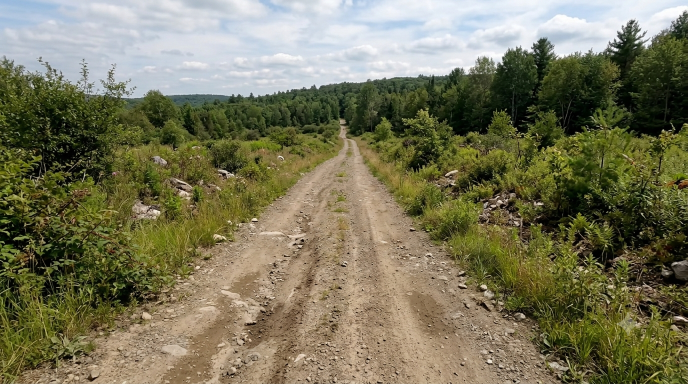
#> input picture input/dynamic_sequence/frame_01_clear.png, 1376 x 768 px (shown at 1/2 size)
$ python scene_change.py
#> lines starting #> are read from the running program, lines starting #| are printed output that depends on the picture; after the words box and inside, x2 and y2 are one past the last pixel; in counts of white or black regions, pixels touching at a corner belong together
#> further down, frame1 is the input picture: shape (768, 1376, 3); mean B, G, R 89.8, 117.4, 120.4
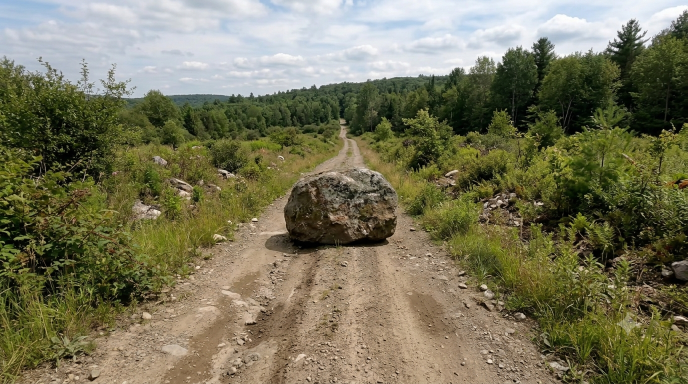
#> input picture input/dynamic_sequence/frame_02_blocked.png, 1376 x 768 px (shown at 1/2 size)
#> further down, frame2 is the input picture: shape (768, 1376, 3); mean B, G, R 88.9, 115.9, 119
import cv2
import numpy as np


class SceneChangeDetector:
    """
    Detect newly appearing obstacles between two
    consecutive camera frames.

    The previous frame is first aligned to the
    current frame so that small camera/image
    differences do not appear as obstacles.
    """

    def __init__(
        self,
        diff_threshold=25,
        min_area=500,
    ):
        self.diff_threshold = diff_threshold
        self.min_area = min_area

    # ========================================================
    # ALIGN PREVIOUS FRAME TO CURRENT FRAME
    # ========================================================

    def _align_frames(
        self,
        previous_frame,
        current_frame
    ):
        """
        Use ORB feature matching + homography to align
        the previous frame with the current frame.
        """

        previous_gray = cv2.cvtColor(
            previous_frame,
            cv2.COLOR_BGR2GRAY
        )
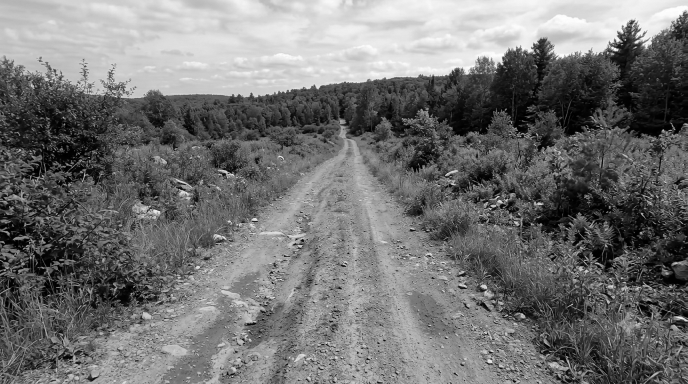
#> previous_gray: shape (768, 1376) (shown at 1/2 size); min 0, max 255, mean 115.1

        current_gray = cv2.cvtColor(
            current_frame,
            cv2.COLOR_BGR2GRAY
        )
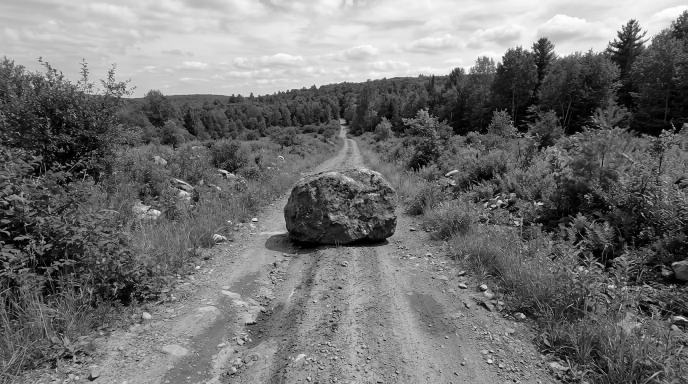
#> current_gray: shape (768, 1376) (shown at 1/2 size); min 0, max 255, mean 113.7

        orb = cv2.ORB_create(
            nfeatures=3000
        )

        kp1, des1 = orb.detectAndCompute(
            previous_gray,
            None
        )
#> kp1 = 3000 keypoints; strongest (x, y, size): (981, 418, 31), (543, 544, 31), (971, 666, 31), (1235, 98, 37.2)

        kp2, des2 = orb.detectAndCompute(
            current_gray,
            None
        )
#> kp2 = 3000 keypoints; strongest (x, y, size): (982, 417, 31), (1073, 405, 31), (543, 544, 31), (1235, 97, 31)

        if des1 is None or des2 is None:
            return previous_frame

        matcher = cv2.BFMatcher(
            cv2.NORM_HAMMING
        )

        matches = matcher.knnMatch(
            des1,
            des2,
            k=2
        )
#> matches = 3000 matches

        good_matches = []

        for pair in matches:

            if len(pair) != 2:
                continue

            m, n = pair

            if m.distance < 0.70 * n.distance:
                good_matches.append(m)
#> after the loop, good_matches = 1476 matches

        if len(good_matches) < 10:
            return previous_frame

        src_points = np.float32(
            [
                kp1[m.queryIdx].pt
                for m in good_matches
            ]
        ).reshape(-1, 1, 2)
#> src_points = 1476 rows, first 8: [160, 577], [244, 178], [974, 439], [1212, 490], [1049, 272], [1032, 256], [1029, 443], [1113, 117]

        dst_points = np.float32(
            [
                kp2[m.trainIdx].pt
                for m in good_matches
            ]
        ).reshape(-1, 1, 2)
#> dst_points = 1476 rows, first 8: [161, 577], [244, 178], [974, 439], [1213.2, 492], [1050, 272], [1033, 256], [1029, 443], [1113, 116]

        homography, inlier_mask = (
            cv2.findHomography(
                src_points,
                dst_points,
                cv2.RANSAC,
                5.0
            )
        )
#> homography = [[0.999, 0.000538, 0.544], [-0.000507, 1, 0.156], [-9.65e-07, 3.85e-07, 1]]; inlier_mask = 1476 values, max 1 at index 0, min 0 at index 1212, mean 0.999

        if homography is None:
            return previous_frame

        height, width = current_frame.shape[:2]
#> height = 768; width = 1376

        aligned = cv2.warpPerspective(
            previous_frame,
            homography,
            (width, height)
        )

        return aligned

    # ========================================================
    # DETECT NEW OBSTACLES
    # ========================================================

    def detect(
        self,
        previous_frame,
        current_frame
    ):

        if previous_frame is None:
            return []

        if current_frame is None:
            return []

        # ----------------------------------------------------
        # Make dimensions identical
        # ----------------------------------------------------

        if (
            previous_frame.shape[:2]
            != current_frame.shape[:2]
        ):

            previous_frame = cv2.resize(
                previous_frame,
                (
                    current_frame.shape[1],
                    current_frame.shape[0]
                )
            )

        # ----------------------------------------------------
        # Align frames
        # ----------------------------------------------------

        aligned_previous = (
            self._align_frames(
                previous_frame,
                current_frame
            )
        )

        previous_gray = cv2.cvtColor(
            aligned_previous,
            cv2.COLOR_BGR2GRAY
        )

        current_gray = cv2.cvtColor(
            current_frame,
            cv2.COLOR_BGR2GRAY
        )

        # ----------------------------------------------------
        # Calculate frame difference
        # ----------------------------------------------------

        difference = cv2.absdiff(
            previous_gray,
            current_gray
        )
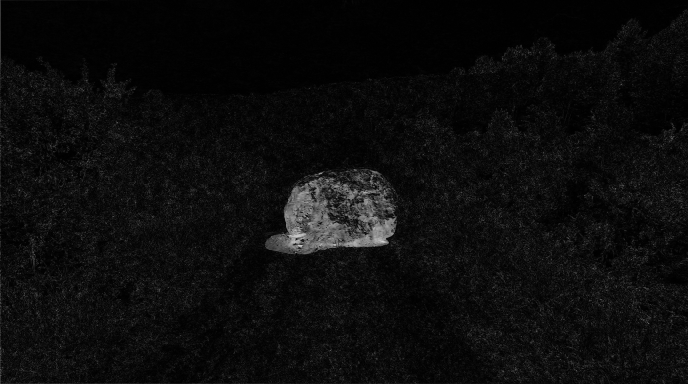
#> difference: shape (768, 1376) (shown at 1/2 size); min 0, max 226, mean 12.5

        difference = cv2.GaussianBlur(
            difference,
            (9, 9),
            0
        )

        _, binary = cv2.threshold(
            difference,
            self.diff_threshold,
            255,
            cv2.THRESH_BINARY
        )
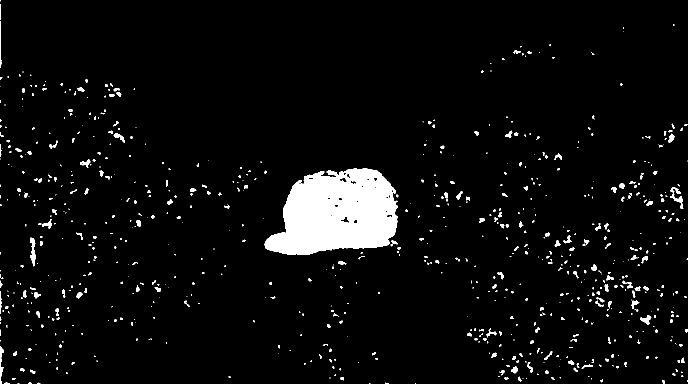
#> binary: shape (768, 1376) (shown at 1/2 size); 4.7% white; 784 white regions (527 under 20 px), largest, box (x1, y1, x2, y2) and area: (529, 337, 796, 510) 33280, (60, 475, 71, 533) 362, (0, 692, 8, 768) 275

        # ----------------------------------------------------
        # Restrict to forward driving region
        # ----------------------------------------------------

        height, width = binary.shape
#> height = 768; width = 1376

        roi_mask = np.zeros_like(
            binary
        )

        polygon = np.array(
            [[
                int(width * 0.30),
                int(height * 0.18)
            ], [
                int(width * 0.70),
                int(height * 0.18)
            ], [
                int(width * 0.92),
                int(height * 0.96)
            ], [
                int(width * 0.08),
                int(height * 0.96)
            ]],
            dtype=np.int32
        )

        cv2.fillPoly(
            roi_mask,
            [polygon],
            255
        )
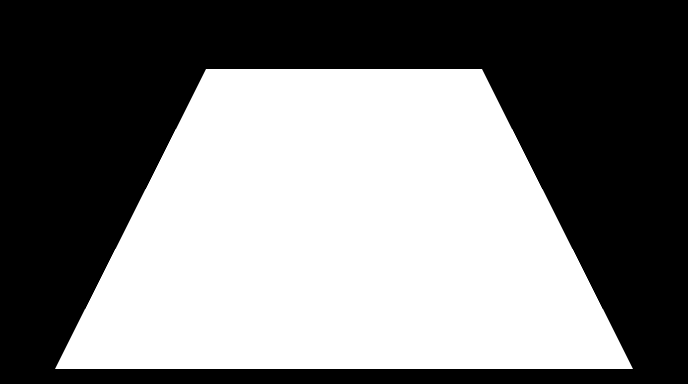
#> roi_mask: shape (768, 1376) (shown at 1/2 size); 48.5% white; 1 white region, box (x1, y1, x2, y2) and area: (110, 138, 1266, 738) 512400

        binary = cv2.bitwise_and(
            binary,
            roi_mask
        )
#> binary: shape (768, 1376); 3.7% white; 348 white regions (242 under 20 px), largest, box (x1, y1, x2, y2) and area: (529, 337, 796, 510) 33280, (973, 660, 993, 675) 101, (1010, 261, 1025, 276) 98

        # ----------------------------------------------------
        # Remove small noise
        # ----------------------------------------------------

        kernel = cv2.getStructuringElement(
            cv2.MORPH_ELLIPSE,
            (7, 7)
        )

        binary = cv2.morphologyEx(
            binary,
            cv2.MORPH_CLOSE,
            kernel
        )
#> binary: shape (768, 1376); 3.9% white; 308 white regions (199 under 20 px), largest, box (x1, y1, x2, y2) and area: (529, 337, 797, 510) 34152, (966, 657, 994, 687) 169, (304, 560, 322, 584) 142

        binary = cv2.morphologyEx(
            binary,
            cv2.MORPH_OPEN,
            kernel
        )
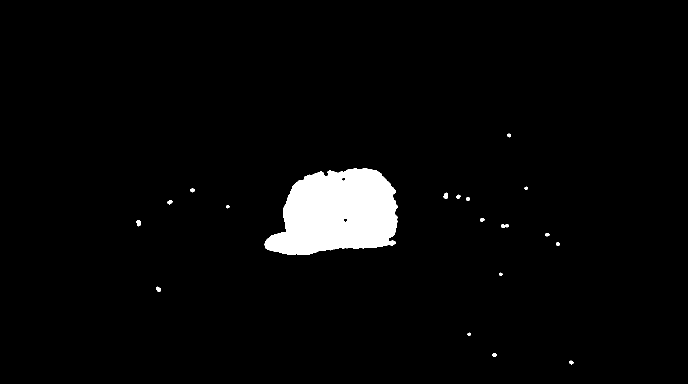
#> binary: shape (768, 1376) (shown at 1/2 size); 3.3% white; 19 white regions

        # ----------------------------------------------------
        # Find changed regions
        # ----------------------------------------------------

        contours, _ = cv2.findContours(
            binary,
            cv2.RETR_EXTERNAL,
            cv2.CHAIN_APPROX_SIMPLE
        )
#> contours = 19 contours; largest, box (x1, y1, x2, y2) and area: (529, 337, 796, 510) 33766, (1002, 448, 1018, 456) 70, (273, 440, 282, 453) 70, (887, 385, 896, 398) 70, (312, 573, 322, 584) 61

        boxes = []

        for contour in contours:

            area = cv2.contourArea(
                contour
            )

            if area < self.min_area:
                continue

            x, y, w, h = (
                cv2.boundingRect(
                    contour
                )
            )

            if w < 20 or h < 20:
                continue

            boxes.append(
                (
                    x,
                    y,
                    x + w,
                    y + h
                )
            )
#> this loop made 19 passes
#> area on passes 1 to 12: 39, 37, 24, 61, 24, 34.5, 34, 70.5, 70.5, 39.5, 24, 49.5
#> (area, x, y, w, h) on pass 18: (33766, 529, 337, 267, 173)
#> after the loop, boxes = [(529, 337, 796, 510)]

        return self._merge_boxes(
            boxes
        )

    # ========================================================
    # MERGE OVERLAPPING BOXES
    # ========================================================

    def _merge_boxes(
        self,
        boxes
    ):

        if not boxes:
            return []

        changed = True

        while changed:

            changed = False
            result = []

            used = [
                False
                for _ in boxes
            ]

            for i in range(
                len(boxes)
            ):

                if used[i]:
                    continue

                x1, y1, x2, y2 = (
                    boxes[i]
                )

                used[i] = True

                for j in range(
                    i + 1,
                    len(boxes)
                ):

                    if used[j]:
                        continue

                    a1, b1, a2, b2 = (
                        boxes[j]
                    )

                    if not (
                        x2 < a1 - 20
                        or a2 < x1 - 20
                        or y2 < b1 - 20
                        or b2 < y1 - 20
                    ):

                        x1 = min(
                            x1,
                            a1
                        )

                        y1 = min(
                            y1,
                            b1
                        )

                        x2 = max(
                            x2,
                            a2
                        )

                        y2 = max(
                            y2,
                            b2
                        )

                        used[j] = True
                        changed = True

                result.append(
                    (
                        x1,
                        y1,
                        x2,
                        y2
                    )
                )

            boxes = result
#> this loop made 1 pass

        return boxes


# ============================================================
# STANDALONE TEST
# ============================================================

if __name__ == "__main__":

    import os

    base_dir = os.path.dirname(
        os.path.dirname(
            os.path.abspath(__file__)
        )
    )

    frame1_path = os.path.join(
        base_dir,
        "input",
        "dynamic_sequence",
        "frame_01_clear.png"
    )

    frame2_path = os.path.join(
        base_dir,
        "input",
        "dynamic_sequence",
        "frame_02_blocked.png"
    )

    frame1 = cv2.imread(
        frame1_path
    )

    frame2 = cv2.imread(
        frame2_path
    )

    detector = (
        SceneChangeDetector()
    )

    boxes = detector.detect(
        frame1,
        frame2
    )
#> boxes = [(529, 337, 796, 510)]

    print(
        "\nNew scene-change obstacles:"
    )

    for box in boxes:

        print(
            f"  {box}"
        )
#> this loop made 1 pass
#|   (529, 337, 796, 510)

    print(
        f"\nTotal detected changes: "
        f"{len(boxes)}"
    )
#| Total detected changes: 1
